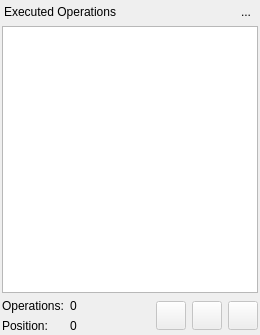
<?xml version="1.0" encoding="UTF-8"?>
<ui version="4.0">
 <class>OperationListWidget</class>
 <widget class="QWidget" name="OperationListWidget">
  <property name="enabled">
   <bool>true</bool>
  </property>
  <property name="geometry">
   <rect>
    <x>0</x>
    <y>0</y>
    <width>260</width>
    <height>335</height>
   </rect>
  </property>
  <property name="sizePolicy">
   <sizepolicy hsizetype="MinimumExpanding" vsizetype="Preferred">
    <horstretch>0</horstretch>
    <verstretch>0</verstretch>
   </sizepolicy>
  </property>
  <property name="minimumSize">
   <size>
    <width>260</width>
    <height>0</height>
   </size>
  </property>
  <property name="maximumSize">
   <size>
    <width>524287</width>
    <height>524287</height>
   </size>
  </property>
  <property name="windowTitle">
   <string>Executed Operations</string>
  </property>
  <property name="windowIcon">
   <iconset resource="../res/resources.qrc">
    <normaloff>:/icones/icones/pgsqlModeler48x48.png</normaloff>:/icones/icones/pgsqlModeler48x48.png</iconset>
  </property>
  <property name="styleSheet">
   <string notr="true"/>
  </property>
  <layout class="QVBoxLayout" name="verticalLayout">
   <property name="spacing">
    <number>0</number>
   </property>
   <property name="leftMargin">
    <number>2</number>
   </property>
   <property name="topMargin">
    <number>0</number>
   </property>
   <property name="rightMargin">
    <number>2</number>
   </property>
   <property name="bottomMargin">
    <number>2</number>
   </property>
   <item>
    <widget class="QWidget" name="title_wgt" native="true">
     <property name="font">
      <font>
       <pointsize>9</pointsize>
      </font>
     </property>
     <layout class="QHBoxLayout" name="horizontalLayout_2">
      <property name="spacing">
       <number>0</number>
      </property>
      <property name="leftMargin">
       <number>2</number>
      </property>
      <property name="topMargin">
       <number>2</number>
      </property>
      <property name="rightMargin">
       <number>2</number>
      </property>
      <property name="bottomMargin">
       <number>4</number>
      </property>
      <item>
       <widget class="QLabel" name="title_lbl">
        <property name="font">
         <font>
          <pointsize>9</pointsize>
          <italic>false</italic>
         </font>
        </property>
        <property name="text">
         <string>Executed Operations</string>
        </property>
       </widget>
      </item>
      <item>
       <spacer name="horizontalSpacer_2">
        <property name="orientation">
         <enum>Qt::Horizontal</enum>
        </property>
        <property name="sizeHint" stdset="0">
         <size>
          <width>156</width>
          <height>5</height>
         </size>
        </property>
       </spacer>
      </item>
      <item>
       <widget class="QToolButton" name="hide_tb">
        <property name="minimumSize">
         <size>
          <width>20</width>
          <height>20</height>
         </size>
        </property>
        <property name="maximumSize">
         <size>
          <width>20</width>
          <height>20</height>
         </size>
        </property>
        <property name="toolTip">
         <string>Hide this widget</string>
        </property>
        <property name="text">
         <string>...</string>
        </property>
        <property name="icon">
         <iconset resource="../res/resources.qrc">
          <normaloff>:/icones/icones/fechar1.png</normaloff>:/icones/icones/fechar1.png</iconset>
        </property>
        <property name="autoRaise">
         <bool>true</bool>
        </property>
       </widget>
      </item>
     </layout>
    </widget>
   </item>
   <item>
    <widget class="QWidget" name="content_wgt" native="true">
     <layout class="QGridLayout" name="gridLayout_2">
      <property name="leftMargin">
       <number>0</number>
      </property>
      <property name="topMargin">
       <number>0</number>
      </property>
      <property name="rightMargin">
       <number>0</number>
      </property>
      <property name="bottomMargin">
       <number>0</number>
      </property>
      <property name="spacing">
       <number>6</number>
      </property>
      <item row="0" column="0" colspan="3">
       <widget class="QTreeWidget" name="operations_tw">
        <property name="enabled">
         <bool>true</bool>
        </property>
        <property name="palette">
         <palette>
          <active>
           <colorrole role="Link">
            <brush brushstyle="SolidPattern">
             <color alpha="255">
              <red>0</red>
              <green>170</green>
              <blue>255</blue>
             </color>
            </brush>
           </colorrole>
          </active>
          <inactive>
           <colorrole role="Link">
            <brush brushstyle="SolidPattern">
             <color alpha="255">
              <red>0</red>
              <green>170</green>
              <blue>255</blue>
             </color>
            </brush>
           </colorrole>
          </inactive>
          <disabled>
           <colorrole role="Link">
            <brush brushstyle="SolidPattern">
             <color alpha="255">
              <red>0</red>
              <green>170</green>
              <blue>255</blue>
             </color>
            </brush>
           </colorrole>
          </disabled>
         </palette>
        </property>
        <property name="frameShadow">
         <enum>QFrame::Sunken</enum>
        </property>
        <property name="editTriggers">
         <set>QAbstractItemView::NoEditTriggers</set>
        </property>
        <property name="showDropIndicator" stdset="0">
         <bool>true</bool>
        </property>
        <property name="alternatingRowColors">
         <bool>true</bool>
        </property>
        <property name="selectionMode">
         <enum>QAbstractItemView::NoSelection</enum>
        </property>
        <property name="selectionBehavior">
         <enum>QAbstractItemView::SelectItems</enum>
        </property>
        <property name="iconSize">
         <size>
          <width>20</width>
          <height>20</height>
         </size>
        </property>
        <property name="indentation">
         <number>20</number>
        </property>
        <property name="rootIsDecorated">
         <bool>false</bool>
        </property>
        <property name="uniformRowHeights">
         <bool>true</bool>
        </property>
        <property name="itemsExpandable">
         <bool>false</bool>
        </property>
        <property name="allColumnsShowFocus">
         <bool>true</bool>
        </property>
        <property name="headerHidden">
         <bool>true</bool>
        </property>
        <property name="expandsOnDoubleClick">
         <bool>false</bool>
        </property>
        <column>
         <property name="text">
          <string>1</string>
         </property>
        </column>
       </widget>
      </item>
      <item row="1" column="0">
       <layout class="QGridLayout" name="gridLayout">
        <item row="0" column="0">
         <widget class="QLabel" name="operations_lbl">
          <property name="enabled">
           <bool>true</bool>
          </property>
          <property name="text">
           <string>Operations:</string>
          </property>
         </widget>
        </item>
        <item row="0" column="1">
         <widget class="QLabel" name="op_count_lbl">
          <property name="enabled">
           <bool>true</bool>
          </property>
          <property name="text">
           <string>0</string>
          </property>
         </widget>
        </item>
        <item row="1" column="0">
         <widget class="QLabel" name="position_lbl">
          <property name="enabled">
           <bool>true</bool>
          </property>
          <property name="text">
           <string>Position:</string>
          </property>
         </widget>
        </item>
        <item row="1" column="1">
         <widget class="QLabel" name="current_pos_lbl">
          <property name="enabled">
           <bool>true</bool>
          </property>
          <property name="text">
           <string>0</string>
          </property>
         </widget>
        </item>
       </layout>
      </item>
      <item row="1" column="1">
       <spacer name="horizontalSpacer">
        <property name="orientation">
         <enum>Qt::Horizontal</enum>
        </property>
        <property name="sizeHint" stdset="0">
         <size>
          <width>106</width>
          <height>20</height>
         </size>
        </property>
       </spacer>
      </item>
      <item row="1" column="2">
       <layout class="QHBoxLayout" name="horizontalLayout">
        <item>
         <widget class="QToolButton" name="rem_operations_tb">
          <property name="enabled">
           <bool>false</bool>
          </property>
          <property name="toolTip">
           <string>Delete operation history</string>
          </property>
          <property name="text">
           <string/>
          </property>
          <property name="icon">
           <iconset resource="../res/resources.qrc">
            <normaloff>:/icones/icones/excluir.png</normaloff>:/icones/icones/excluir.png</iconset>
          </property>
          <property name="iconSize">
           <size>
            <width>22</width>
            <height>22</height>
           </size>
          </property>
          <property name="autoRaise">
           <bool>false</bool>
          </property>
         </widget>
        </item>
        <item>
         <widget class="QToolButton" name="undo_tb">
          <property name="enabled">
           <bool>false</bool>
          </property>
          <property name="toolTip">
           <string>Undo</string>
          </property>
          <property name="text">
           <string/>
          </property>
          <property name="icon">
           <iconset resource="../res/resources.qrc">
            <normaloff>:/icones/icones/desfazer.png</normaloff>:/icones/icones/desfazer.png</iconset>
          </property>
          <property name="iconSize">
           <size>
            <width>22</width>
            <height>22</height>
           </size>
          </property>
          <property name="autoRaise">
           <bool>false</bool>
          </property>
         </widget>
        </item>
        <item>
         <widget class="QToolButton" name="redo_tb">
          <property name="enabled">
           <bool>false</bool>
          </property>
          <property name="toolTip">
           <string>Redo</string>
          </property>
          <property name="text">
           <string/>
          </property>
          <property name="icon">
           <iconset resource="../res/resources.qrc">
            <normaloff>:/icones/icones/refazer.png</normaloff>:/icones/icones/refazer.png</iconset>
          </property>
          <property name="iconSize">
           <size>
            <width>22</width>
            <height>22</height>
           </size>
          </property>
          <property name="autoRaise">
           <bool>false</bool>
          </property>
         </widget>
        </item>
       </layout>
      </item>
     </layout>
    </widget>
   </item>
  </layout>
 </widget>
 <tabstops>
  <tabstop>operations_tw</tabstop>
  <tabstop>rem_operations_tb</tabstop>
  <tabstop>undo_tb</tabstop>
  <tabstop>redo_tb</tabstop>
  <tabstop>hide_tb</tabstop>
 </tabstops>
 <resources>
  <include location="../res/resources.qrc"/>
 </resources>
 <connections/>
</ui>
